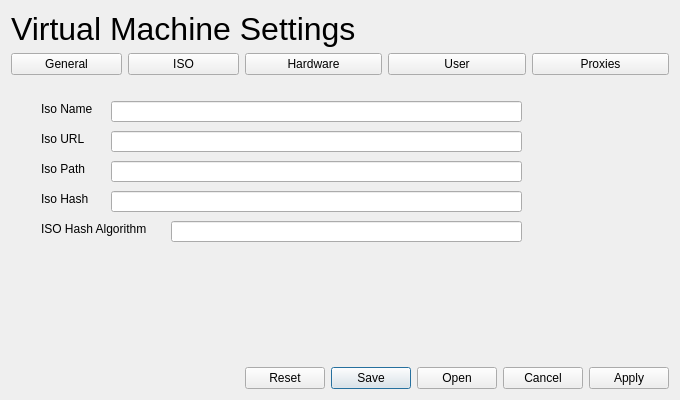
<?xml version="1.0" encoding="UTF-8"?>
<ui version="4.0">
 <class>VmSettings_ui</class>
 <widget class="QDialog" name="VmSettings_ui">
  <property name="geometry">
   <rect>
    <x>0</x>
    <y>0</y>
    <width>620</width>
    <height>400</height>
   </rect>
  </property>
  <property name="windowTitle">
   <string>Dialog</string>
  </property>
  <layout class="QGridLayout" name="gridLayout">
   <item row="0" column="0" colspan="3">
    <widget class="QLabel" name="label">
     <property name="font">
      <font>
       <pointsize>24</pointsize>
      </font>
     </property>
     <property name="text">
      <string>Virtual Machine Settings</string>
     </property>
    </widget>
   </item>
   <item row="1" column="0">
    <widget class="QPushButton" name="generalButton">
     <property name="text">
      <string>General</string>
     </property>
    </widget>
   </item>
   <item row="1" column="1">
    <widget class="QPushButton" name="isoButton">
     <property name="text">
      <string>ISO</string>
     </property>
    </widget>
   </item>
   <item row="1" column="2">
    <widget class="QPushButton" name="hardwareButton">
     <property name="text">
      <string>Hardware</string>
     </property>
    </widget>
   </item>
   <item row="1" column="3">
    <widget class="QPushButton" name="userButton">
     <property name="text">
      <string>User</string>
     </property>
    </widget>
   </item>
   <item row="1" column="4">
    <widget class="QPushButton" name="proxiesButton">
     <property name="text">
      <string>Proxies</string>
     </property>
    </widget>
   </item>
   <item row="2" column="0" colspan="5">
    <widget class="QStackedWidget" name="stackedWidget">
     <property name="currentIndex">
      <number>1</number>
     </property>
     <widget class="QWidget" name="page">
      <widget class="QLabel" name="label_2">
       <property name="geometry">
        <rect>
         <x>20</x>
         <y>20</y>
         <width>61</width>
         <height>16</height>
        </rect>
       </property>
       <property name="text">
        <string>Comment</string>
       </property>
      </widget>
      <widget class="QLabel" name="label_3">
       <property name="geometry">
        <rect>
         <x>20</x>
         <y>60</y>
         <width>71</width>
         <height>16</height>
        </rect>
       </property>
       <property name="text">
        <string>VM Name</string>
       </property>
      </widget>
      <widget class="QLineEdit" name="leComment">
       <property name="geometry">
        <rect>
         <x>100</x>
         <y>20</y>
         <width>341</width>
         <height>21</height>
        </rect>
       </property>
      </widget>
      <widget class="QLineEdit" name="leVmName">
       <property name="geometry">
        <rect>
         <x>100</x>
         <y>60</y>
         <width>341</width>
         <height>21</height>
        </rect>
       </property>
      </widget>
      <widget class="QCheckBox" name="chkVmware">
       <property name="geometry">
        <rect>
         <x>20</x>
         <y>100</y>
         <width>86</width>
         <height>20</height>
        </rect>
       </property>
       <property name="text">
        <string>VMware</string>
       </property>
      </widget>
      <widget class="QCheckBox" name="chkVbox">
       <property name="geometry">
        <rect>
         <x>20</x>
         <y>130</y>
         <width>86</width>
         <height>20</height>
        </rect>
       </property>
       <property name="text">
        <string>Virtualbox</string>
       </property>
      </widget>
      <widget class="QCheckBox" name="chkParallels">
       <property name="geometry">
        <rect>
         <x>20</x>
         <y>160</y>
         <width>86</width>
         <height>20</height>
        </rect>
       </property>
       <property name="text">
        <string>Paralells</string>
       </property>
      </widget>
      <widget class="QCheckBox" name="chkDesktop">
       <property name="geometry">
        <rect>
         <x>290</x>
         <y>100</y>
         <width>86</width>
         <height>20</height>
        </rect>
       </property>
       <property name="text">
        <string>Desktop</string>
       </property>
      </widget>
      <widget class="QCheckBox" name="chkUpdate">
       <property name="geometry">
        <rect>
         <x>430</x>
         <y>100</y>
         <width>86</width>
         <height>20</height>
        </rect>
       </property>
       <property name="text">
        <string>Updates</string>
       </property>
      </widget>
      <widget class="QCheckBox" name="chkVagrant">
       <property name="geometry">
        <rect>
         <x>20</x>
         <y>190</y>
         <width>86</width>
         <height>16</height>
        </rect>
       </property>
       <property name="text">
        <string>Vagrant</string>
       </property>
      </widget>
     </widget>
     <widget class="QWidget" name="page_3">
      <widget class="QLabel" name="label_4">
       <property name="geometry">
        <rect>
         <x>30</x>
         <y>20</y>
         <width>59</width>
         <height>16</height>
        </rect>
       </property>
       <property name="text">
        <string>Iso Name</string>
       </property>
      </widget>
      <widget class="QLabel" name="label_5">
       <property name="geometry">
        <rect>
         <x>30</x>
         <y>50</y>
         <width>59</width>
         <height>16</height>
        </rect>
       </property>
       <property name="text">
        <string>Iso URL</string>
       </property>
      </widget>
      <widget class="QLabel" name="label_6">
       <property name="geometry">
        <rect>
         <x>30</x>
         <y>110</y>
         <width>59</width>
         <height>16</height>
        </rect>
       </property>
       <property name="text">
        <string>Iso Hash</string>
       </property>
      </widget>
      <widget class="QLabel" name="label_7">
       <property name="geometry">
        <rect>
         <x>30</x>
         <y>140</y>
         <width>131</width>
         <height>16</height>
        </rect>
       </property>
       <property name="text">
        <string>ISO Hash Algorithm</string>
       </property>
      </widget>
      <widget class="QLineEdit" name="leIsoName">
       <property name="geometry">
        <rect>
         <x>100</x>
         <y>20</y>
         <width>411</width>
         <height>21</height>
        </rect>
       </property>
      </widget>
      <widget class="QLineEdit" name="leIsoUrl">
       <property name="geometry">
        <rect>
         <x>100</x>
         <y>50</y>
         <width>411</width>
         <height>21</height>
        </rect>
       </property>
      </widget>
      <widget class="QLineEdit" name="leIsoHash">
       <property name="geometry">
        <rect>
         <x>100</x>
         <y>110</y>
         <width>411</width>
         <height>21</height>
        </rect>
       </property>
      </widget>
      <widget class="QLineEdit" name="leIsoPath">
       <property name="geometry">
        <rect>
         <x>100</x>
         <y>80</y>
         <width>411</width>
         <height>21</height>
        </rect>
       </property>
      </widget>
      <widget class="QLabel" name="label_11">
       <property name="geometry">
        <rect>
         <x>30</x>
         <y>80</y>
         <width>59</width>
         <height>16</height>
        </rect>
       </property>
       <property name="text">
        <string>Iso Path</string>
       </property>
      </widget>
      <widget class="QLineEdit" name="leIsoHashAlgorithm">
       <property name="geometry">
        <rect>
         <x>160</x>
         <y>140</y>
         <width>351</width>
         <height>21</height>
        </rect>
       </property>
      </widget>
     </widget>
     <widget class="QWidget" name="page_4">
      <widget class="QLabel" name="label_8">
       <property name="geometry">
        <rect>
         <x>10</x>
         <y>10</y>
         <width>91</width>
         <height>16</height>
        </rect>
       </property>
       <property name="text">
        <string>CPUs</string>
       </property>
      </widget>
      <widget class="QLabel" name="label_9">
       <property name="geometry">
        <rect>
         <x>10</x>
         <y>40</y>
         <width>91</width>
         <height>16</height>
        </rect>
       </property>
       <property name="text">
        <string>Memory Size</string>
       </property>
      </widget>
      <widget class="QLabel" name="label_10">
       <property name="geometry">
        <rect>
         <x>10</x>
         <y>70</y>
         <width>91</width>
         <height>16</height>
        </rect>
       </property>
       <property name="text">
        <string>Disk Size</string>
       </property>
      </widget>
      <widget class="QLineEdit" name="leCpus">
       <property name="geometry">
        <rect>
         <x>110</x>
         <y>10</y>
         <width>113</width>
         <height>21</height>
        </rect>
       </property>
      </widget>
      <widget class="QLineEdit" name="leMemSize">
       <property name="geometry">
        <rect>
         <x>110</x>
         <y>40</y>
         <width>113</width>
         <height>21</height>
        </rect>
       </property>
      </widget>
      <widget class="QLineEdit" name="leDiskSize">
       <property name="geometry">
        <rect>
         <x>110</x>
         <y>70</y>
         <width>113</width>
         <height>21</height>
        </rect>
       </property>
      </widget>
     </widget>
     <widget class="QWidget" name="page_5">
      <widget class="QLineEdit" name="leUserName">
       <property name="geometry">
        <rect>
         <x>140</x>
         <y>20</y>
         <width>261</width>
         <height>21</height>
        </rect>
       </property>
      </widget>
      <widget class="QLineEdit" name="leUserPassword">
       <property name="geometry">
        <rect>
         <x>140</x>
         <y>50</y>
         <width>261</width>
         <height>21</height>
        </rect>
       </property>
       <property name="echoMode">
        <enum>QLineEdit::Password</enum>
       </property>
      </widget>
      <widget class="QLineEdit" name="leVerifyPassword">
       <property name="geometry">
        <rect>
         <x>140</x>
         <y>80</y>
         <width>261</width>
         <height>21</height>
        </rect>
       </property>
       <property name="echoMode">
        <enum>QLineEdit::Password</enum>
       </property>
      </widget>
      <widget class="QLineEdit" name="leUserHomeDir">
       <property name="geometry">
        <rect>
         <x>140</x>
         <y>150</y>
         <width>261</width>
         <height>21</height>
        </rect>
       </property>
      </widget>
      <widget class="QLineEdit" name="leUserShell">
       <property name="geometry">
        <rect>
         <x>140</x>
         <y>180</y>
         <width>261</width>
         <height>21</height>
        </rect>
       </property>
      </widget>
      <widget class="QLabel" name="laUserName">
       <property name="geometry">
        <rect>
         <x>10</x>
         <y>20</y>
         <width>121</width>
         <height>16</height>
        </rect>
       </property>
       <property name="text">
        <string>Ssh User Name</string>
       </property>
      </widget>
      <widget class="QLabel" name="laUserPassword">
       <property name="geometry">
        <rect>
         <x>10</x>
         <y>50</y>
         <width>121</width>
         <height>16</height>
        </rect>
       </property>
       <property name="text">
        <string>Ssh User Password</string>
       </property>
      </widget>
      <widget class="QLabel" name="laVerifyPassword">
       <property name="geometry">
        <rect>
         <x>10</x>
         <y>80</y>
         <width>121</width>
         <height>16</height>
        </rect>
       </property>
       <property name="text">
        <string>Verify Password</string>
       </property>
      </widget>
      <widget class="QLabel" name="laUserHomeDir">
       <property name="geometry">
        <rect>
         <x>10</x>
         <y>150</y>
         <width>121</width>
         <height>16</height>
        </rect>
       </property>
       <property name="text">
        <string>User Home Dir</string>
       </property>
      </widget>
      <widget class="QLabel" name="laUserShell">
       <property name="geometry">
        <rect>
         <x>10</x>
         <y>180</y>
         <width>111</width>
         <height>16</height>
        </rect>
       </property>
       <property name="text">
        <string>User Shell</string>
       </property>
      </widget>
      <widget class="QLabel" name="laUserComment">
       <property name="geometry">
        <rect>
         <x>10</x>
         <y>110</y>
         <width>121</width>
         <height>31</height>
        </rect>
       </property>
       <property name="text">
        <string>User Long Name/Comment</string>
       </property>
       <property name="wordWrap">
        <bool>true</bool>
       </property>
      </widget>
      <widget class="QLineEdit" name="leUserComment">
       <property name="geometry">
        <rect>
         <x>140</x>
         <y>110</y>
         <width>261</width>
         <height>21</height>
        </rect>
       </property>
      </widget>
     </widget>
     <widget class="QWidget" name="page_6">
      <widget class="QLabel" name="laHttp_proxy">
       <property name="geometry">
        <rect>
         <x>20</x>
         <y>10</y>
         <width>81</width>
         <height>16</height>
        </rect>
       </property>
       <property name="text">
        <string>http_proxy</string>
       </property>
      </widget>
      <widget class="QLabel" name="laHttps_proxy">
       <property name="geometry">
        <rect>
         <x>20</x>
         <y>40</y>
         <width>81</width>
         <height>16</height>
        </rect>
       </property>
       <property name="text">
        <string>https_proxy</string>
       </property>
      </widget>
      <widget class="QLabel" name="laFtpProxy">
       <property name="geometry">
        <rect>
         <x>20</x>
         <y>70</y>
         <width>81</width>
         <height>16</height>
        </rect>
       </property>
       <property name="text">
        <string>ftp_proxy</string>
       </property>
      </widget>
      <widget class="QLabel" name="laRsyncProxy">
       <property name="geometry">
        <rect>
         <x>20</x>
         <y>100</y>
         <width>81</width>
         <height>16</height>
        </rect>
       </property>
       <property name="text">
        <string>rsync_proxy</string>
       </property>
      </widget>
      <widget class="QLineEdit" name="leHttpProxy">
       <property name="geometry">
        <rect>
         <x>110</x>
         <y>10</y>
         <width>241</width>
         <height>21</height>
        </rect>
       </property>
      </widget>
      <widget class="QLineEdit" name="leHttpsProxy">
       <property name="geometry">
        <rect>
         <x>110</x>
         <y>40</y>
         <width>241</width>
         <height>21</height>
        </rect>
       </property>
      </widget>
      <widget class="QLineEdit" name="leFtpProxy">
       <property name="geometry">
        <rect>
         <x>110</x>
         <y>70</y>
         <width>241</width>
         <height>21</height>
        </rect>
       </property>
      </widget>
      <widget class="QLineEdit" name="leRsyncProxy">
       <property name="geometry">
        <rect>
         <x>110</x>
         <y>100</y>
         <width>241</width>
         <height>21</height>
        </rect>
       </property>
      </widget>
      <widget class="QLabel" name="laNoProxy">
       <property name="geometry">
        <rect>
         <x>20</x>
         <y>130</y>
         <width>81</width>
         <height>16</height>
        </rect>
       </property>
       <property name="text">
        <string>no_proxy</string>
       </property>
      </widget>
      <widget class="QLineEdit" name="leNoProxy">
       <property name="geometry">
        <rect>
         <x>110</x>
         <y>130</y>
         <width>241</width>
         <height>21</height>
        </rect>
       </property>
      </widget>
     </widget>
     <widget class="QWidget" name="page_2"/>
    </widget>
   </item>
   <item row="3" column="2" colspan="3">
    <widget class="QDialogButtonBox" name="buttonBox">
     <property name="orientation">
      <enum>Qt::Horizontal</enum>
     </property>
     <property name="standardButtons">
      <set>QDialogButtonBox::Apply|QDialogButtonBox::Cancel|QDialogButtonBox::Open|QDialogButtonBox::Reset|QDialogButtonBox::Save</set>
     </property>
    </widget>
   </item>
  </layout>
 </widget>
 <tabstops>
  <tabstop>generalButton</tabstop>
  <tabstop>isoButton</tabstop>
  <tabstop>hardwareButton</tabstop>
  <tabstop>userButton</tabstop>
  <tabstop>proxiesButton</tabstop>
  <tabstop>leComment</tabstop>
  <tabstop>leVmName</tabstop>
  <tabstop>leIsoName</tabstop>
  <tabstop>leIsoUrl</tabstop>
  <tabstop>leIsoHash</tabstop>
  <tabstop>leCpus</tabstop>
  <tabstop>leMemSize</tabstop>
  <tabstop>leDiskSize</tabstop>
  <tabstop>leUserName</tabstop>
  <tabstop>leUserPassword</tabstop>
  <tabstop>leVerifyPassword</tabstop>
  <tabstop>leUserComment</tabstop>
  <tabstop>leUserHomeDir</tabstop>
  <tabstop>leUserShell</tabstop>
  <tabstop>leHttpProxy</tabstop>
  <tabstop>leHttpsProxy</tabstop>
  <tabstop>leFtpProxy</tabstop>
  <tabstop>leRsyncProxy</tabstop>
  <tabstop>leNoProxy</tabstop>
 </tabstops>
 <resources/>
 <connections>
  <connection>
   <sender>buttonBox</sender>
   <signal>accepted()</signal>
   <receiver>VmSettings_ui</receiver>
   <slot>accept()</slot>
   <hints>
    <hint type="sourcelabel">
     <x>248</x>
     <y>254</y>
    </hint>
    <hint type="destinationlabel">
     <x>157</x>
     <y>274</y>
    </hint>
   </hints>
  </connection>
  <connection>
   <sender>buttonBox</sender>
   <signal>rejected()</signal>
   <receiver>VmSettings_ui</receiver>
   <slot>reject()</slot>
   <hints>
    <hint type="sourcelabel">
     <x>316</x>
     <y>260</y>
    </hint>
    <hint type="destinationlabel">
     <x>286</x>
     <y>274</y>
    </hint>
   </hints>
  </connection>
 </connections>
</ui>
